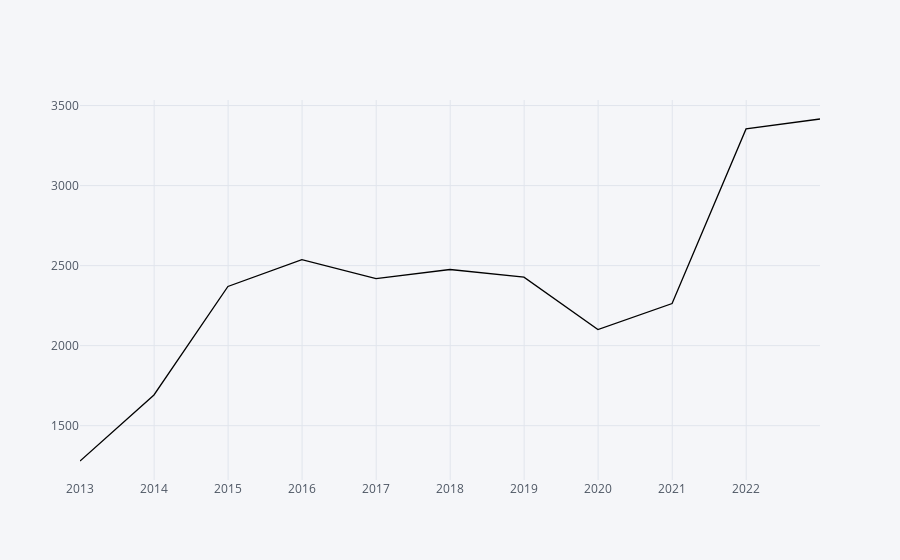

The code cell stored with this chart in its notebook:
### Markdown cell above
## TCS Year wise Average price

### Code cell
df_Quarter=pd.read_csv("tcs_data1.csv",parse_dates=["Date"],index_col="Date")
df_Quarter=df_Quarter.Close.resample('Y').mean()
df_Quarter.iplot(kind="line",color="black")

### Figure 1 — Plotly figure (JSON) as saved in the notebook; plotly's stock layout.template omitted (floating-point values rounded to 4 significant figures)
{"data": [{"line": {"color": "rgba(0, 0, 0, 1.0)", "dash": "solid", "shape": "linear", "width": 1.3}, "mode": "lines", "name": "Close", "text": "", "type": "scatter", "x": ["2012-12-31", "2013-12-31", "2014-12-31", "2015-12-31", "2016-12-31", "2017-12-31", "2018-12-31", "2019-12-31", "2020-12-31", "2021-12-31", "2022-12-31"], "y": [1279.0, 1692.0, 2370.0, 2538.0, 2419.0, 2476.0, 2428.0, 2101.0, 2263.0, 3354.0, 3416.0]}], "layout": {"legend": {"bgcolor": "#F5F6F9", "font": {"color": "#4D5663"}}, "paper_bgcolor": "#F5F6F9", "plot_bgcolor": "#F5F6F9", "title": {"font": {"color": "#4D5663"}}, "xaxis": {"gridcolor": "#E1E5ED", "showgrid": true, "tickfont": {"color": "#4D5663"}, "title": {"font": {"color": "#4D5663"}, "text": ""}, "zerolinecolor": "#E1E5ED"}, "yaxis": {"gridcolor": "#E1E5ED", "showgrid": true, "tickfont": {"color": "#4D5663"}, "title": {"font": {"color": "#4D5663"}, "text": ""}, "zerolinecolor": "#E1E5ED"}}}
